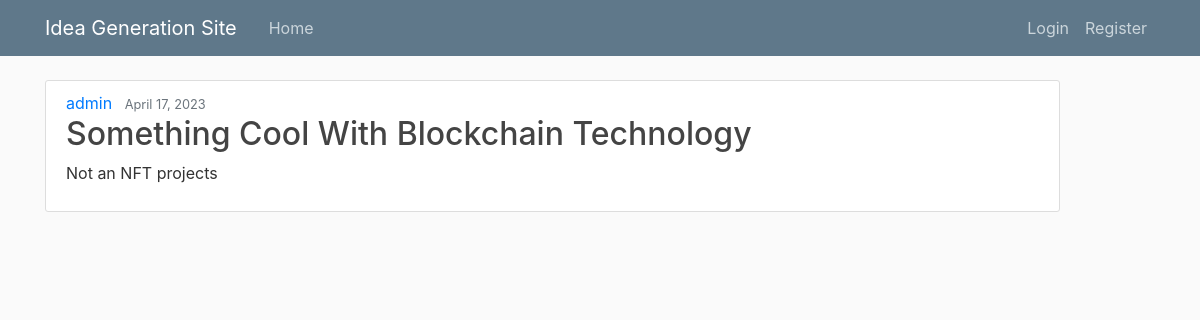
/project/7/, run on the app's committed database.
### users/models.py (models this page shows, shortened)
class Project(models.Model):
    title = models.CharField(max_length=100, verbose_name='Title')
    description = models.TextField(blank=True, verbose_name='Description')
    skills = models.ManyToManyField('Skill')
    date_posted = models.DateTimeField(default=timezone.now)
    author = models.ForeignKey(User, on_delete=models.CASCADE)

### main/views.py (the view)
# urls.py: path('project/<int:pk>/', ProjectDetailView.as_view(), name='post-detail'),
class ProjectDetailView(DetailView):
    model = Project

### users/templates/users/project_detail.html (shortened to what this page needs)
{% extends "main/base.html" %}
{% block content %}
  <article class="media content-section">
    <div class="media-body">
      <div class="article-metadata">
        <a class="mr-2" href="#">{{ object.author }}</a>
        <small class="text-muted">{{ object.date_posted|date:"F d, Y" }}</small>
      </div>
      <h2 class="article-title">{{ object.title }}</h2>
      <p class="article-content">{{ object.description }}</p>
    </div>
  </article>
{% endblock content %}

### main/static/main/nav.css (style rules this page uses)
body { background: #fafafa; color: #333333; margin-top: 5rem; }
h1, h2, h3, h4, h5, h6 { color: #444444; }
.content-section { background: #ffffff; padding: 10px 20px; border: 1px solid #dddddd; border-radius: 3px; margin-bottom: 20px; }

### data on the page
Project: author "admin", date_posted "April 17, 2023", title "Something Cool With Blockchain Technology", description "Not an NFT projects"
